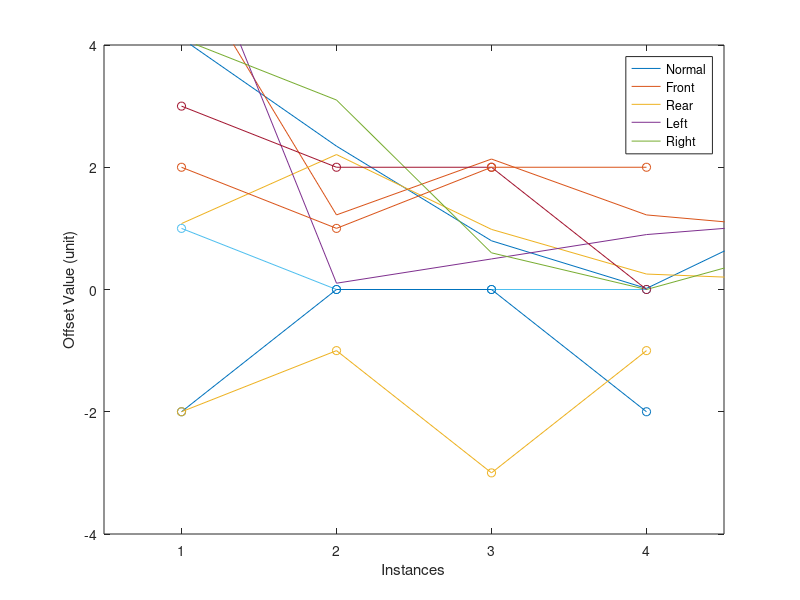

Write MATLAB code to recreate this figure.
clear;
close all;

M = [66.0784, 67.2078, 65.9834, 64.7472, 64.8462;
     52.5832, 56.7796, 55.8656, 56.7798, 57.0040;
     59.1088, 57.3455, 55.7969, 55.0177, 53.7640;
     51.6012, 58.1030, 58.5000, 57.1012, 59.1000;
     59.1000, 58.1000, 54.4000, 55.0000, 54.3000];

expV = [65, 58, 55, 58, 55];

for i = [3, 2, 1, 4, 5]
    val = abs(M(i, :) - expV(i));
    plot(1:5, val);
    hold on;
end

%title('Relationship between distance and measuring error');
xlabel('Distance(ft)');
ylabel('Measuring Error (offset unit)');
legend( '0', '\pi/4', '\pi/2', '3\pi/4', '\pi');

% clear;
% close all;
% 
% M = [54.8308, 53.0147, 56.3371, 56.9032;
%      56.1263, 56.2312, 56.2331, 57.2723;
%      64.7472, 65.9834, 64.8462, 65.0784;
%      56.0120, 56.6499, 56.9180, 57.2131;
%      54.3123, 54.6724, 55.2385, 56.2307];
% 
% expV = [54, 55.5, 65, 55.5, 54];
% 
% for i = [1, 2, 3, 4, 5]
%     val = abs(M(i, :) - expV(i));
%     plot([0.5, 1, 1.5, 2], val);
%     hold on;
% end
% 
% xlabel('Height (ft)');
% ylabel('Measuring Error (offset unit)');
% legend( '0', '\pi/4', '\pi/2', '3\pi/4', '\pi');

clear;
close all;

M = [64, 65, 65, 65; % Center
    62, 63, 63, 65;  % Front
    67, 65, 65, 67;  % Back
    63, 64, 63, 63;  % Left
    67, 66, 68, 66]; % Right

expV = 65;

for i = [1, 2, 3, 4, 5]
    val = - (M(i, :) - expV);
    plot([1,2,3,4], val, 'o-');
    hold on;
end

axis([0.5 4.5 -4 4]);
xlabel('Instances');
ylabel('Offset Value (unit)');
legend( 'Normal', 'Front', 'Rear', 'Left', 'Right');